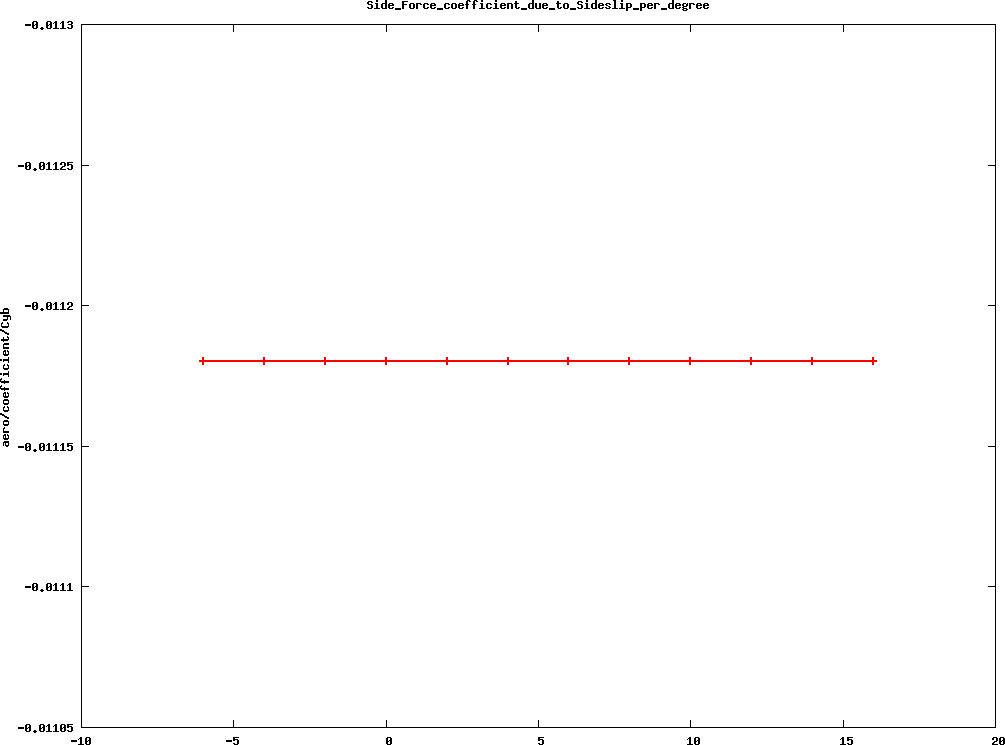

The script that drew this image:
#! gnuplot 
set title "Side_Force_coefficient_due_to_Sideslip_per_degree"
set xlabel ""
set ylabel "aero/coefficient/Cyb"
set term png medium size 1024,768 crop
unset key

set out 'Side_Force_coefficient_due_to_Sideslip_per_degree.png'
plot \
'Side_Force_coefficient_due_to_Sideslip_per_degree.dat' w linespoints lw 2
set out
set term png medium size 1024,768 crop
